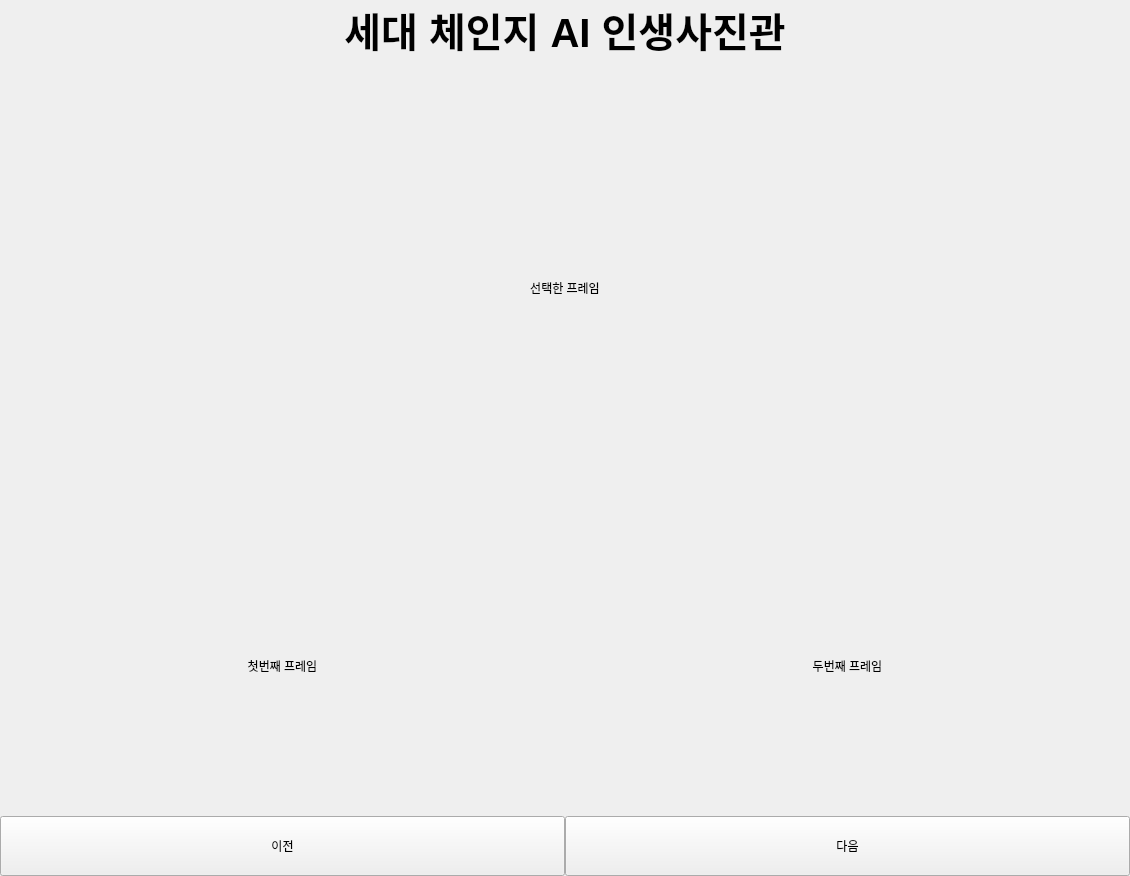
<?xml version="1.0" encoding="UTF-8"?>
<ui version="4.0">
 <class>Form</class>
 <widget class="QWidget" name="Form">
  <property name="geometry">
   <rect>
    <x>0</x>
    <y>0</y>
    <width>1130</width>
    <height>876</height>
   </rect>
  </property>
  <property name="windowTitle">
   <string>Form</string>
  </property>
  <layout class="QGridLayout" name="gridLayout" rowstretch="0,3,1,0">
   <property name="leftMargin">
    <number>0</number>
   </property>
   <property name="topMargin">
    <number>0</number>
   </property>
   <property name="rightMargin">
    <number>0</number>
   </property>
   <property name="bottomMargin">
    <number>0</number>
   </property>
   <property name="spacing">
    <number>0</number>
   </property>
   <item row="0" column="0">
    <widget class="ClickableLabel" name="title_label">
     <property name="font">
      <font>
       <pointsize>30</pointsize>
       <weight>75</weight>
       <bold>true</bold>
      </font>
     </property>
     <property name="text">
      <string>세대 체인지 AI 인생사진관</string>
     </property>
     <property name="alignment">
      <set>Qt::AlignCenter</set>
     </property>
    </widget>
   </item>
   <item row="1" column="0">
    <widget class="QLabel" name="frame_preview">
     <property name="text">
      <string>선택한 프레임</string>
     </property>
     <property name="alignment">
      <set>Qt::AlignCenter</set>
     </property>
    </widget>
   </item>
   <item row="2" column="0">
    <layout class="QHBoxLayout" name="horizontalLayout">
     <item>
      <widget class="ClickableLabel" name="frame_opt_1">
       <property name="minimumSize">
        <size>
         <width>0</width>
         <height>300</height>
        </size>
       </property>
       <property name="text">
        <string>첫번째 프레임</string>
       </property>
       <property name="alignment">
        <set>Qt::AlignCenter</set>
       </property>
      </widget>
     </item>
     <item>
      <widget class="ClickableLabel" name="frame_opt_2">
       <property name="minimumSize">
        <size>
         <width>0</width>
         <height>300</height>
        </size>
       </property>
       <property name="text">
        <string>두번째 프레임</string>
       </property>
       <property name="alignment">
        <set>Qt::AlignCenter</set>
       </property>
      </widget>
     </item>
    </layout>
   </item>
   <item row="3" column="0">
    <layout class="QHBoxLayout" name="horizontalLayout_2">
     <item>
      <widget class="QPushButton" name="btn_back">
       <property name="minimumSize">
        <size>
         <width>200</width>
         <height>60</height>
        </size>
       </property>
       <property name="text">
        <string>이전</string>
       </property>
      </widget>
     </item>
     <item>
      <widget class="QPushButton" name="btn_next">
       <property name="minimumSize">
        <size>
         <width>200</width>
         <height>60</height>
        </size>
       </property>
       <property name="text">
        <string>다음</string>
       </property>
      </widget>
     </item>
    </layout>
   </item>
  </layout>
 </widget>
 <customwidgets>
  <customwidget>
   <class>ClickableLabel</class>
   <extends>QLabel</extends>
   <header>clickable_label.h</header>
  </customwidget>
 </customwidgets>
 <resources/>
 <connections/>
</ui>
